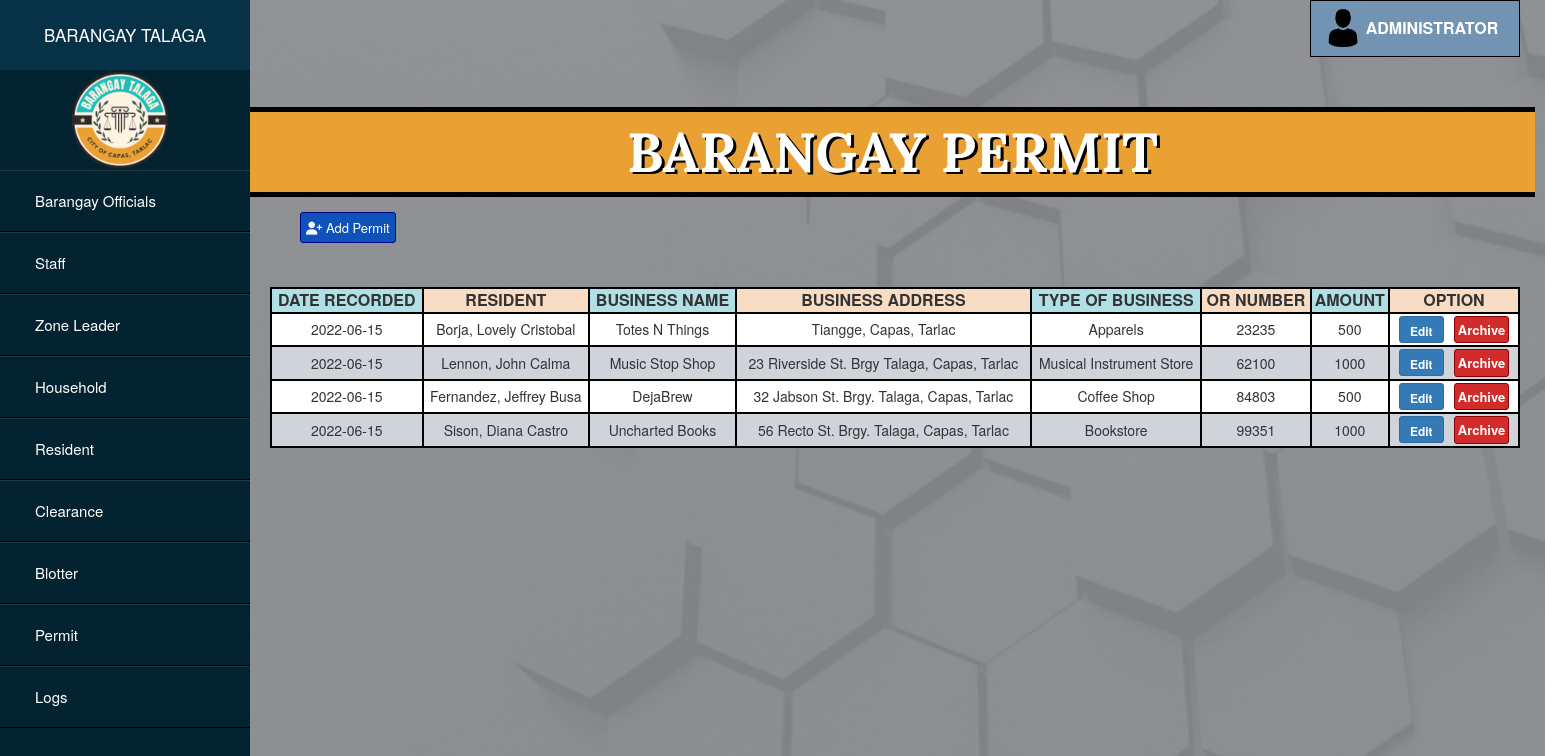
Page /admin/permit.php on the committed database.
### tables this page shows
CREATE TABLE `permit` (
  `id` int(11) NOT NULL,
  `date` varchar(11) NOT NULL,
  `resident` varchar(50) NOT NULL,
  `businessname` varchar(50) NOT NULL,
  `address` varchar(50) NOT NULL,
  `type` varchar(50) NOT NULL,
  `orno` int(11) NOT NULL,
  `amount` int(11) NOT NULL,
  `status` varchar(11) NOT NULL
);

### admin/permit.php (the view, shortened to what this page needs)
<?php
$link = mysqli_connect("localhost", "root", "", "barangaydb");
?>
<!DOCTYPE html>
<html lang="en" dir="ltr">
    <head>
        <link rel="stylesheet" href="../css/permit.css">
        <link rel="stylesheet" href="https://maxcdn.bootstrapcdn.com/bootstrap/3.4.1/css/bootstrap.min.css">
</head>
<body style="background-image: url(../images/main.png); background-repeat: no-repeat; background-size: cover;">
    <div class="sidebar">
        <header>BARANGAY TALAGA</header>
        <img src="../images/logo.png">
        <ul>
            <li><a href="officials.php">Barangay Officials</a></li>
            <li><a href="staff.php">Staff</a></li>
            <li><a href="zone_leader.php">Zone Leader</a></li>
            <li><a href="household.php">Household</a></li>
            <li><a href="residents.php">Resident</a></li>
            <li><a href="clearance.php">Clearance</a></li>
            <li><a href="blotter.php">Blotter</a></li>
            <li><a href="permit.php">Permit</a></li>
            <li><a href="logs.php">Logs</a></li>
        </ul>
    </div>
          <div class="dropdown">
          <img src="../images/person.png">
          <button onclick="myFunction()" class="dropbtn" >ADMINISTRATOR</button>
        </div>
    <div>
    <div class="header">
        <h1>BARANGAY PERMIT</h1>
    </div>
    <div class="add-delete">
        <a href="addform_permit.php"><button class="btn btn-primary btn-sm" id="add"><i class="fa fa-user-plus" aria-hidden="true"></i> Add Permit</button></a>
    </div>
    <div class="grid">
        <form method="post">
        <table class="table-box">
            <thead>
                <tr>
                    <th style="background-color: powderblue; text-align: center;">DATE RECORDED</th>
                    <th style="background-color: #f9dcc4; text-align: center;">RESIDENT</th>
                    <th style="background-color: powderblue; text-align: center;">BUSINESS NAME</th>
                    <th style="background-color: #f9dcc4; text-align: center;">BUSINESS ADDRESS</th>
                    <th style="background-color: powderblue; text-align: center;">TYPE OF BUSINESS</th>
                    <th style="background-color: #f9dcc4; text-align: center;">OR NUMBER</th>
                    <th style="background-color: powderblue; text-align: center;">AMOUNT</th>
                    <th style="width: 130px !important; background-color: #f9dcc4; text-align: center;">OPTION</th>
                </tr>
            </thead>
            <tbody>
                <?php
                    $sql = mysqli_query($link, "select * from permit where status ='active'");
                    while($row = mysqli_fetch_array($sql))
                    {
                        echo'
                        <tr>;';
                                $id = $row['id'];
                                $resident = $row['resident'];
                                $businessname = $row['businessname'];
                                $address = $row['address'];
                                $type = $row['type'];
                                $orno = $row['orno'];
                                $amount = $row['amount'];
                                $status = $row['status'];
                        echo '
                        <td>' .$row['date'].  '</td>
                            <td>' .$row['resident'].  '</td>
                            <td>' .$row['businessname']. '</td>
                            <td>' .$row['address'].  '</td>
                            <td>' .$row['type']. '</td>
                            <td>' .$row['orno'].  '</td>
                            <td>' .$row['amount']. '</td>
                            <td style="text-align: center; padding: 2px;">';
                                echo "<button type='submit' class='btn btn-primary btn-sm' id='edit'>
                                <a href='updateform_permit.php?id=$id&resident=$resident&businessname=$businessname&address=$address&type='$type'&orno='$orno'&amount='$amount' style='color:white';>
                                Edit</a></button>";
                                echo "<button type='submit' class='btn btn-danger btn-sm' id='archive'>
                                <a href='archive_permit.php?id=$id&status=$status' style='color:white';>
                                Archive</a></button>";
                           echo '</td>
                        </tr>';
                    }
                    ?>
            </tbody>
        </table>
        </form>
    </div>
</div>
</body>

### css/permit.css (style rules this page uses)
body { font-family: 'Roboto', sans-serif; }
* { margin: 0; padding: 0; list-style: none; text-decoration: none; }
.sidebar { position: absolute; width: 250px; height: 100%; background: #042331; }
.sidebar header { font-size: 17px; color: white; text-align: center; line-height: 70px; background: #063146; user-select: none; }
.sidebar ul a { display: block; height: 100%; width: 100%; line-height: 60px; font-size: 15px; color: white; padding-left: 35px; box-sizing: border-box; border-top: 1px solid rgba(255,255,255,.1); border-bottom: 1px solid black; }
img { width: 100px; margin-left: 70px; }
.header { position: absolute; width: 1285px; margin-left: 250px; margin-top: 50px; border-top: 5px solid black; border-bottom: 5px solid black; padding-top: 20px; padding-bottom: 20px; text-align: center; background-color: #E9A134; }
.header h1 { font-size: 55px; margin-top: -10px; margin-bottom: -10px; font-weight: bolder; font-family: 'Lora', serif; color: white; text-shadow: 3px 2px black; }
.add-delete { position: absolute; margin-left: 300px; margin-top: 155px; }
#add { background-color: #0F52BA; border-color: darkblue; padding: 5px; color: white; font-size: 13px; }
#archive { background-color: #D22B2B; border-color: darkred; padding: 3px; color: white; font-weight: bolder; font-size: 13px; margin-left: 10px; }
th, td { border: 2px solid black; padding: 10px; text-align: center; }
th { font-size: 16px; }
tr:nth-child(odd) { background-color: white; }
tr:nth-child(even) { background-color: #ced4da; }
.table-box { position: absolute; margin-left: 270px; margin-top: 210px; width: 1250px; }
.dropbtn { background-color: #7393B3; color: white; padding: 16px; font-size: 16px; border: none; cursor: pointer; width: 210px; padding-left: 50px; font-weight: bolder; border: 1px solid black; }
.dropdown { position: relative; display: inline-block; margin-left: 1310px; }
.dropdown img { position: absolute; display: inline-block; margin-left: 13px; margin-top: 8px; height: 40px; width: 40px; }
#edit { width: 45px; font-weight: bolder; height: 27px; }
h1 { margin-top: -10px; color: black; margin-left: 20px; }

### rows in the picture
permit: date "2022-06-15", resident "Borja, Lovely Cristobal", businessname "Totes N Things", address "Tiangge, Capas, Tarlac", type "Apparels", orno "23235", amount "500"
permit: date "2022-06-15", resident "Lennon, John Calma", businessname "Music Stop Shop", address "23 Riverside St. Brgy Talaga, Capas, Tarlac", type "Musical Instrument Store", orno "62100", amount "1000"
permit: date "2022-06-15", resident "Fernandez, Jeffrey Busa", businessname "DejaBrew", address "32 Jabson St. Brgy. Talaga, Capas, Tarlac", type "Coffee Shop", orno "84803", amount "500"
permit: date "2022-06-15", resident "Sison, Diana Castro", businessname "Uncharted Books", address "56 Recto St. Brgy. Talaga, Capas, Tarlac", type "Bookstore", orno "99351", amount "1000"
